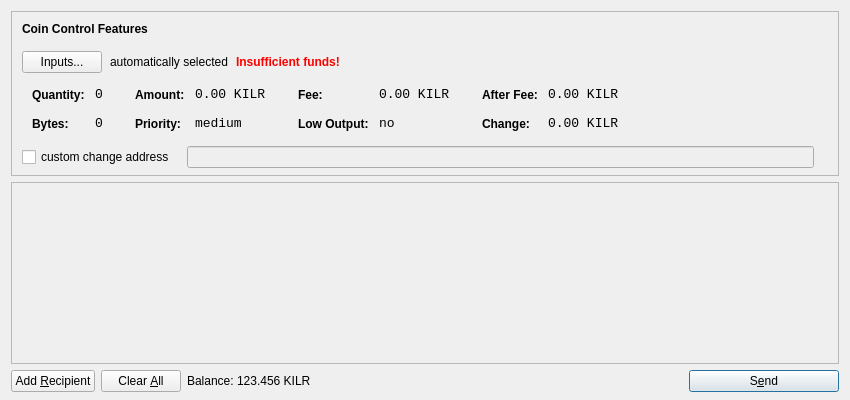
<?xml version="1.0" encoding="UTF-8"?>
<ui version="4.0">
 <class>SendCoinsDialog</class>
 <widget class="QDialog" name="SendCoinsDialog">
  <property name="geometry">
   <rect>
    <x>0</x>
    <y>0</y>
    <width>850</width>
    <height>400</height>
   </rect>
  </property>
  <property name="windowTitle">
   <string>Send Coins</string>
  </property>
  <layout class="QVBoxLayout" name="verticalLayout" stretch="0,1,0">
   <property name="bottomMargin">
    <number>8</number>
   </property>
   <item>
    <widget class="QFrame" name="frameCoinControl">
     <property name="sizePolicy">
      <sizepolicy hsizetype="Expanding" vsizetype="Expanding">
       <horstretch>0</horstretch>
       <verstretch>0</verstretch>
      </sizepolicy>
     </property>
     <property name="maximumSize">
      <size>
       <width>16777215</width>
       <height>16777215</height>
      </size>
     </property>
     <property name="frameShape">
      <enum>QFrame::StyledPanel</enum>
     </property>
     <property name="frameShadow">
      <enum>QFrame::Sunken</enum>
     </property>
     <layout class="QVBoxLayout" name="verticalLayoutCoinControl2">
      <property name="spacing">
       <number>6</number>
      </property>
      <property name="leftMargin">
       <number>0</number>
      </property>
      <property name="topMargin">
       <number>0</number>
      </property>
      <property name="rightMargin">
       <number>0</number>
      </property>
      <property name="bottomMargin">
       <number>6</number>
      </property>
      <item>
       <layout class="QVBoxLayout" name="verticalLayoutCoinControl" stretch="0,0,0,0,1">
        <property name="spacing">
         <number>0</number>
        </property>
        <property name="leftMargin">
         <number>10</number>
        </property>
        <property name="topMargin">
         <number>10</number>
        </property>
        <item>
         <layout class="QHBoxLayout" name="horizontalLayoutCoinControl1">
          <property name="bottomMargin">
           <number>15</number>
          </property>
          <item>
           <widget class="QLabel" name="labelCoinControlFeatures">
            <property name="sizePolicy">
             <sizepolicy hsizetype="Preferred" vsizetype="Maximum">
              <horstretch>0</horstretch>
              <verstretch>0</verstretch>
             </sizepolicy>
            </property>
            <property name="font">
             <font>
              <weight>75</weight>
              <bold>true</bold>
             </font>
            </property>
            <property name="styleSheet">
             <string notr="true">font-weight:bold;</string>
            </property>
            <property name="text">
             <string>Coin Control Features</string>
            </property>
           </widget>
          </item>
         </layout>
        </item>
        <item>
         <layout class="QHBoxLayout" name="horizontalLayoutCoinControl2" stretch="0,0,0,0">
          <property name="spacing">
           <number>8</number>
          </property>
          <property name="bottomMargin">
           <number>10</number>
          </property>
          <item>
           <widget class="QPushButton" name="pushButtonCoinControl">
            <property name="styleSheet">
             <string notr="true"/>
            </property>
            <property name="text">
             <string>Inputs...</string>
            </property>
           </widget>
          </item>
          <item>
           <widget class="QLabel" name="labelCoinControlAutomaticallySelected">
            <property name="text">
             <string>automatically selected</string>
            </property>
            <property name="margin">
             <number>5</number>
            </property>
           </widget>
          </item>
          <item>
           <widget class="QLabel" name="labelCoinControlInsuffFunds">
            <property name="font">
             <font>
              <weight>75</weight>
              <bold>true</bold>
             </font>
            </property>
            <property name="styleSheet">
             <string notr="true">color:red;font-weight:bold;</string>
            </property>
            <property name="text">
             <string>Insufficient funds!</string>
            </property>
            <property name="margin">
             <number>5</number>
            </property>
           </widget>
          </item>
          <item>
           <spacer name="horizontalSpacerCoinControl">
            <property name="orientation">
             <enum>Qt::Horizontal</enum>
            </property>
            <property name="sizeHint" stdset="0">
             <size>
              <width>40</width>
              <height>1</height>
             </size>
            </property>
           </spacer>
          </item>
         </layout>
        </item>
        <item>
         <widget class="QWidget" name="widgetCoinControl" native="true">
          <property name="sizePolicy">
           <sizepolicy hsizetype="Preferred" vsizetype="Preferred">
            <horstretch>0</horstretch>
            <verstretch>0</verstretch>
           </sizepolicy>
          </property>
          <property name="minimumSize">
           <size>
            <width>0</width>
            <height>0</height>
           </size>
          </property>
          <property name="styleSheet">
           <string notr="true"/>
          </property>
          <layout class="QHBoxLayout" name="horizontalLayoutCoinControl5">
           <property name="leftMargin">
            <number>0</number>
           </property>
           <property name="topMargin">
            <number>0</number>
           </property>
           <property name="rightMargin">
            <number>0</number>
           </property>
           <property name="bottomMargin">
            <number>0</number>
           </property>
           <item>
            <layout class="QHBoxLayout" name="horizontalLayoutCoinControl3" stretch="0,0,0,1">
             <property name="spacing">
              <number>20</number>
             </property>
             <property name="topMargin">
              <number>0</number>
             </property>
             <property name="bottomMargin">
              <number>10</number>
             </property>
             <item>
              <layout class="QFormLayout" name="formLayoutCoinControl1">
               <property name="horizontalSpacing">
                <number>10</number>
               </property>
               <property name="verticalSpacing">
                <number>14</number>
               </property>
               <property name="leftMargin">
                <number>10</number>
               </property>
               <property name="topMargin">
                <number>4</number>
               </property>
               <property name="rightMargin">
                <number>6</number>
               </property>
               <item row="0" column="0">
                <widget class="QLabel" name="labelCoinControlQuantityText">
                 <property name="styleSheet">
                  <string notr="true">font-weight:bold;</string>
                 </property>
                 <property name="text">
                  <string>Quantity:</string>
                 </property>
                 <property name="margin">
                  <number>0</number>
                 </property>
                </widget>
               </item>
               <item row="0" column="1">
                <widget class="QLabel" name="labelCoinControlQuantity">
                 <property name="font">
                  <font>
                   <family>Monospace</family>
                   <pointsize>10</pointsize>
                  </font>
                 </property>
                 <property name="cursor">
                  <cursorShape>IBeamCursor</cursorShape>
                 </property>
                 <property name="contextMenuPolicy">
                  <enum>Qt::ActionsContextMenu</enum>
                 </property>
                 <property name="text">
                  <string notr="true">0</string>
                 </property>
                 <property name="margin">
                  <number>0</number>
                 </property>
                 <property name="textInteractionFlags">
                  <set>Qt::LinksAccessibleByMouse|Qt::TextSelectableByKeyboard|Qt::TextSelectableByMouse</set>
                 </property>
                </widget>
               </item>
               <item row="1" column="0">
                <widget class="QLabel" name="labelCoinControlBytesText">
                 <property name="styleSheet">
                  <string notr="true">font-weight:bold;</string>
                 </property>
                 <property name="text">
                  <string>Bytes:</string>
                 </property>
                </widget>
               </item>
               <item row="1" column="1">
                <widget class="QLabel" name="labelCoinControlBytes">
                 <property name="font">
                  <font>
                   <family>Monospace</family>
                   <pointsize>10</pointsize>
                  </font>
                 </property>
                 <property name="cursor">
                  <cursorShape>IBeamCursor</cursorShape>
                 </property>
                 <property name="contextMenuPolicy">
                  <enum>Qt::ActionsContextMenu</enum>
                 </property>
                 <property name="text">
                  <string notr="true">0</string>
                 </property>
                 <property name="textInteractionFlags">
                  <set>Qt::LinksAccessibleByMouse|Qt::TextSelectableByKeyboard|Qt::TextSelectableByMouse</set>
                 </property>
                </widget>
               </item>
              </layout>
             </item>
             <item>
              <layout class="QFormLayout" name="formLayoutCoinControl2">
               <property name="horizontalSpacing">
                <number>10</number>
               </property>
               <property name="verticalSpacing">
                <number>14</number>
               </property>
               <property name="leftMargin">
                <number>6</number>
               </property>
               <property name="topMargin">
                <number>4</number>
               </property>
               <property name="rightMargin">
                <number>6</number>
               </property>
               <item row="0" column="0">
                <widget class="QLabel" name="labelCoinControlAmountText">
                 <property name="styleSheet">
                  <string notr="true">font-weight:bold;</string>
                 </property>
                 <property name="text">
                  <string>Amount:</string>
                 </property>
                 <property name="margin">
                  <number>0</number>
                 </property>
                </widget>
               </item>
               <item row="0" column="1">
                <widget class="QLabel" name="labelCoinControlAmount">
                 <property name="font">
                  <font>
                   <family>Monospace</family>
                   <pointsize>10</pointsize>
                  </font>
                 </property>
                 <property name="cursor">
                  <cursorShape>IBeamCursor</cursorShape>
                 </property>
                 <property name="contextMenuPolicy">
                  <enum>Qt::ActionsContextMenu</enum>
                 </property>
                 <property name="text">
                  <string notr="true">0.00 KILR</string>
                 </property>
                 <property name="textInteractionFlags">
                  <set>Qt::LinksAccessibleByMouse|Qt::TextSelectableByKeyboard|Qt::TextSelectableByMouse</set>
                 </property>
                </widget>
               </item>
               <item row="1" column="0">
                <widget class="QLabel" name="labelCoinControlPriorityText">
                 <property name="styleSheet">
                  <string notr="true">font-weight:bold;</string>
                 </property>
                 <property name="text">
                  <string>Priority:</string>
                 </property>
                </widget>
               </item>
               <item row="1" column="1">
                <widget class="QLabel" name="labelCoinControlPriority">
                 <property name="font">
                  <font>
                   <family>Monospace</family>
                   <pointsize>10</pointsize>
                  </font>
                 </property>
                 <property name="cursor">
                  <cursorShape>IBeamCursor</cursorShape>
                 </property>
                 <property name="contextMenuPolicy">
                  <enum>Qt::ActionsContextMenu</enum>
                 </property>
                 <property name="text">
                  <string>medium</string>
                 </property>
                 <property name="textInteractionFlags">
                  <set>Qt::LinksAccessibleByMouse|Qt::TextSelectableByKeyboard|Qt::TextSelectableByMouse</set>
                 </property>
                </widget>
               </item>
              </layout>
             </item>
             <item>
              <layout class="QFormLayout" name="formLayoutCoinControl3">
               <property name="horizontalSpacing">
                <number>10</number>
               </property>
               <property name="verticalSpacing">
                <number>14</number>
               </property>
               <property name="leftMargin">
                <number>6</number>
               </property>
               <property name="topMargin">
                <number>4</number>
               </property>
               <property name="rightMargin">
                <number>6</number>
               </property>
               <item row="0" column="0">
                <widget class="QLabel" name="labelCoinControlFeeText">
                 <property name="styleSheet">
                  <string notr="true">font-weight:bold;</string>
                 </property>
                 <property name="text">
                  <string>Fee:</string>
                 </property>
                 <property name="margin">
                  <number>0</number>
                 </property>
                </widget>
               </item>
               <item row="0" column="1">
                <widget class="QLabel" name="labelCoinControlFee">
                 <property name="font">
                  <font>
                   <family>Monospace</family>
                   <pointsize>10</pointsize>
                  </font>
                 </property>
                 <property name="cursor">
                  <cursorShape>IBeamCursor</cursorShape>
                 </property>
                 <property name="contextMenuPolicy">
                  <enum>Qt::ActionsContextMenu</enum>
                 </property>
                 <property name="text">
                  <string notr="true">0.00 KILR</string>
                 </property>
                 <property name="textInteractionFlags">
                  <set>Qt::LinksAccessibleByMouse|Qt::TextSelectableByKeyboard|Qt::TextSelectableByMouse</set>
                 </property>
                </widget>
               </item>
               <item row="1" column="0">
                <widget class="QLabel" name="labelCoinControlLowOutputText">
                 <property name="styleSheet">
                  <string notr="true">font-weight:bold;</string>
                 </property>
                 <property name="text">
                  <string>Low Output:</string>
                 </property>
                </widget>
               </item>
               <item row="1" column="1">
                <widget class="QLabel" name="labelCoinControlLowOutput">
                 <property name="font">
                  <font>
                   <family>Monospace</family>
                   <pointsize>10</pointsize>
                  </font>
                 </property>
                 <property name="cursor">
                  <cursorShape>IBeamCursor</cursorShape>
                 </property>
                 <property name="contextMenuPolicy">
                  <enum>Qt::ActionsContextMenu</enum>
                 </property>
                 <property name="text">
                  <string>no</string>
                 </property>
                 <property name="textInteractionFlags">
                  <set>Qt::LinksAccessibleByMouse|Qt::TextSelectableByKeyboard|Qt::TextSelectableByMouse</set>
                 </property>
                </widget>
               </item>
              </layout>
             </item>
             <item>
              <layout class="QFormLayout" name="formLayoutCoinControl4">
               <property name="horizontalSpacing">
                <number>10</number>
               </property>
               <property name="verticalSpacing">
                <number>14</number>
               </property>
               <property name="leftMargin">
                <number>6</number>
               </property>
               <property name="topMargin">
                <number>4</number>
               </property>
               <property name="rightMargin">
                <number>6</number>
               </property>
               <item row="0" column="0">
                <widget class="QLabel" name="labelCoinControlAfterFeeText">
                 <property name="styleSheet">
                  <string notr="true">font-weight:bold;</string>
                 </property>
                 <property name="text">
                  <string>After Fee:</string>
                 </property>
                 <property name="margin">
                  <number>0</number>
                 </property>
                </widget>
               </item>
               <item row="0" column="1">
                <widget class="QLabel" name="labelCoinControlAfterFee">
                 <property name="font">
                  <font>
                   <family>Monospace</family>
                   <pointsize>10</pointsize>
                  </font>
                 </property>
                 <property name="cursor">
                  <cursorShape>IBeamCursor</cursorShape>
                 </property>
                 <property name="contextMenuPolicy">
                  <enum>Qt::ActionsContextMenu</enum>
                 </property>
                 <property name="text">
                  <string notr="true">0.00 KILR</string>
                 </property>
                 <property name="textInteractionFlags">
                  <set>Qt::LinksAccessibleByMouse|Qt::TextSelectableByKeyboard|Qt::TextSelectableByMouse</set>
                 </property>
                </widget>
               </item>
               <item row="1" column="0">
                <widget class="QLabel" name="labelCoinControlChangeText">
                 <property name="styleSheet">
                  <string notr="true">font-weight:bold;</string>
                 </property>
                 <property name="text">
                  <string>Change:</string>
                 </property>
                </widget>
               </item>
               <item row="1" column="1">
                <widget class="QLabel" name="labelCoinControlChange">
                 <property name="font">
                  <font>
                   <family>Monospace</family>
                   <pointsize>10</pointsize>
                  </font>
                 </property>
                 <property name="cursor">
                  <cursorShape>IBeamCursor</cursorShape>
                 </property>
                 <property name="contextMenuPolicy">
                  <enum>Qt::ActionsContextMenu</enum>
                 </property>
                 <property name="text">
                  <string notr="true">0.00 KILR</string>
                 </property>
                 <property name="textInteractionFlags">
                  <set>Qt::LinksAccessibleByMouse|Qt::TextSelectableByKeyboard|Qt::TextSelectableByMouse</set>
                 </property>
                </widget>
               </item>
              </layout>
             </item>
            </layout>
           </item>
          </layout>
         </widget>
        </item>
        <item>
         <layout class="QHBoxLayout" name="horizontalLayoutCoinControl4" stretch="0,0,0">
          <property name="spacing">
           <number>12</number>
          </property>
          <property name="sizeConstraint">
           <enum>QLayout::SetDefaultConstraint</enum>
          </property>
          <property name="topMargin">
           <number>5</number>
          </property>
          <property name="rightMargin">
           <number>5</number>
          </property>
          <item>
           <widget class="QCheckBox" name="checkBoxCoinControlChange">
            <property name="text">
             <string>custom change address</string>
            </property>
           </widget>
          </item>
          <item>
           <widget class="QLineEdit" name="lineEditCoinControlChange">
            <property name="enabled">
             <bool>false</bool>
            </property>
            <property name="sizePolicy">
             <sizepolicy hsizetype="Expanding" vsizetype="Fixed">
              <horstretch>0</horstretch>
              <verstretch>0</verstretch>
             </sizepolicy>
            </property>
           </widget>
          </item>
          <item>
           <widget class="QLabel" name="labelCoinControlChangeLabel">
            <property name="sizePolicy">
             <sizepolicy hsizetype="Preferred" vsizetype="Expanding">
              <horstretch>0</horstretch>
              <verstretch>0</verstretch>
             </sizepolicy>
            </property>
            <property name="minimumSize">
             <size>
              <width>0</width>
              <height>0</height>
             </size>
            </property>
            <property name="text">
             <string/>
            </property>
            <property name="margin">
             <number>3</number>
            </property>
           </widget>
          </item>
         </layout>
        </item>
        <item>
         <spacer name="verticalSpacerCoinControl">
          <property name="orientation">
           <enum>Qt::Vertical</enum>
          </property>
          <property name="sizeHint" stdset="0">
           <size>
            <width>800</width>
            <height>1</height>
           </size>
          </property>
         </spacer>
        </item>
       </layout>
      </item>
     </layout>
    </widget>
   </item>
   <item>
    <widget class="QScrollArea" name="scrollArea">
     <property name="widgetResizable">
      <bool>true</bool>
     </property>
     <widget class="QWidget" name="scrollAreaWidgetContents">
      <property name="geometry">
       <rect>
        <x>0</x>
        <y>0</y>
        <width>830</width>
        <height>172</height>
       </rect>
      </property>
      <layout class="QVBoxLayout" name="verticalLayout_2">
       <property name="leftMargin">
        <number>0</number>
       </property>
       <property name="topMargin">
        <number>0</number>
       </property>
       <property name="rightMargin">
        <number>0</number>
       </property>
       <property name="bottomMargin">
        <number>0</number>
       </property>
       <item>
        <layout class="QVBoxLayout" name="entries">
         <property name="spacing">
          <number>6</number>
         </property>
        </layout>
       </item>
       <item>
        <spacer name="verticalSpacer">
         <property name="orientation">
          <enum>Qt::Vertical</enum>
         </property>
         <property name="sizeHint" stdset="0">
          <size>
           <width>20</width>
           <height>40</height>
          </size>
         </property>
        </spacer>
       </item>
      </layout>
     </widget>
    </widget>
   </item>
   <item>
    <layout class="QHBoxLayout" name="horizontalLayout">
     <item>
      <widget class="QPushButton" name="addButton">
       <property name="toolTip">
        <string>Send to multiple recipients at once</string>
       </property>
       <property name="text">
        <string>Add &amp;Recipient</string>
       </property>
       <property name="icon">
        <iconset resource="../bitcoin.qrc">
         <normaloff>:/icons/add</normaloff>:/icons/add</iconset>
       </property>
       <property name="autoDefault">
        <bool>false</bool>
       </property>
      </widget>
     </item>
     <item>
      <widget class="QPushButton" name="clearButton">
       <property name="sizePolicy">
        <sizepolicy hsizetype="Minimum" vsizetype="Fixed">
         <horstretch>0</horstretch>
         <verstretch>0</verstretch>
        </sizepolicy>
       </property>
       <property name="toolTip">
        <string>Remove all transaction fields</string>
       </property>
       <property name="text">
        <string>Clear &amp;All</string>
       </property>
       <property name="icon">
        <iconset resource="../bitcoin.qrc">
         <normaloff>:/icons/remove</normaloff>:/icons/remove</iconset>
       </property>
       <property name="autoRepeatDelay">
        <number>300</number>
       </property>
       <property name="autoDefault">
        <bool>false</bool>
       </property>
      </widget>
     </item>
     <item>
      <layout class="QHBoxLayout" name="horizontalLayout_2">
       <property name="spacing">
        <number>3</number>
       </property>
       <item>
        <widget class="QLabel" name="label">
         <property name="text">
          <string>Balance:</string>
         </property>
        </widget>
       </item>
       <item>
        <widget class="QLabel" name="labelBalance">
         <property name="cursor">
          <cursorShape>IBeamCursor</cursorShape>
         </property>
         <property name="text">
          <string>123.456 KILR</string>
         </property>
         <property name="textInteractionFlags">
          <set>Qt::LinksAccessibleByMouse|Qt::TextSelectableByKeyboard|Qt::TextSelectableByMouse</set>
         </property>
        </widget>
       </item>
      </layout>
     </item>
     <item>
      <spacer name="horizontalSpacer">
       <property name="orientation">
        <enum>Qt::Horizontal</enum>
       </property>
       <property name="sizeHint" stdset="0">
        <size>
         <width>40</width>
         <height>20</height>
        </size>
       </property>
      </spacer>
     </item>
     <item>
      <widget class="QPushButton" name="sendButton">
       <property name="minimumSize">
        <size>
         <width>150</width>
         <height>0</height>
        </size>
       </property>
       <property name="toolTip">
        <string>Confirm the send action</string>
       </property>
       <property name="text">
        <string>S&amp;end</string>
       </property>
       <property name="icon">
        <iconset resource="../bitcoin.qrc">
         <normaloff>:/icons/send</normaloff>:/icons/send</iconset>
       </property>
       <property name="default">
        <bool>true</bool>
       </property>
      </widget>
     </item>
    </layout>
   </item>
  </layout>
 </widget>
 <resources>
  <include location="../bitcoin.qrc"/>
 </resources>
 <connections/>
</ui>
